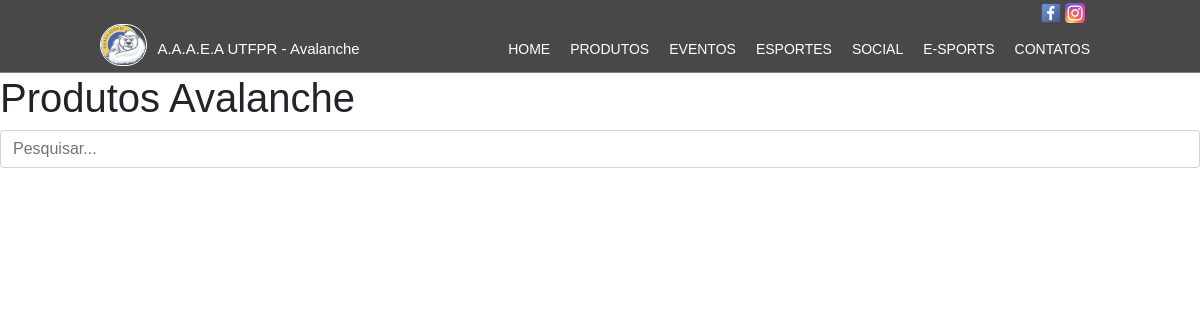
The page /Produtos/ on the database as committed earlier.
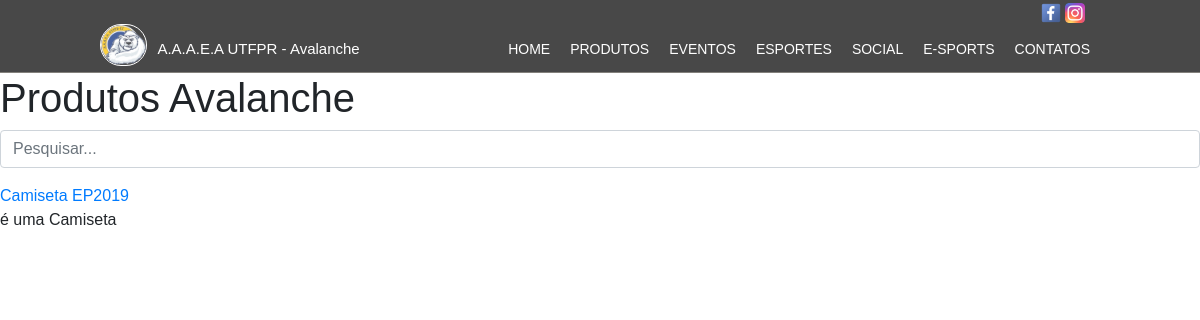
The same page on the database as committed later.
### ecommerce/models.py (models this page shows, shortened)
class produtobase(models.Model):
    name = models.CharField(max_length=255,null = False,blank = False,verbose_name='Nome')
    descricao = models.TextField(null = False,blank = False,verbose_name='Descrição')
    thumb = StdImageField(upload_to=get_file_path, null=True, blank=True, verbose_name='thumbnail')
    preco = models.DecimalField(decimal_places=2, max_digits=6, verbose_name='Preço')
    p_socio = models.DecimalField(decimal_places=2, max_digits=6, verbose_name='Preço para Sócio')
    slug = AutoSlugField(populate_from='name')
    class Meta:
        verbose_name = 'Produto Base'
        verbose_name_plural = 'Produtos Base'
        ordering = ['name']

### ecommerce/views.py (the view)
# urls.py: path('Produtos/', Lojinha.as_view(), name='Produtos'),
class Lojinha(ListView):
    template_name = 'Produtos.html'
    context_object_name = 'produtobase'
    paginate_by = 10
    ordering = '-pub_date'
    def get_queryset(self):
        queryset = produtobase.objects.all()
        q = self.request.GET.get('q', '')
        if q:
            queryset = queryset.filter(
                models.Q(name__icontains=q) | models.Q(descricao__icontains=q)
            )
        return queryset

### ecommerce/templates/Produtos.html (shortened to what this page needs)
{% extends 'Base.html' %}
{%load static%}
{%load bootstrap4 %}
{%block body%}
 <h1>Produtos Avalanche</h1>
<form class="navbar-form navbar-left" role="search" action="{% url 'Produtos' %}">
	        <div class="form-group">
	          <input name="q" type="text" class="form-control" placeholder="Pesquisar..." />
	        </div>
	      </form>
{%for Produto in page_obj %}
<a href="{%url 'ProdutosBase_view' Produto.slug %}">{{Produto.name}}</a>
<p>{{Produto.descricao}}</p>
{%endfor%}
{%endblock%}

### Avalancheutfpr/templates/Base.html (shortened to what this page needs)
{% load static %}
{%load bootstrap4 %}
<html>
	<head>
		<link href="{% static 'css/style.css' %}" rel="stylesheet"/>
		{% bootstrap_css %}
	</head>
    <body>
		<header class="topo flutuante">
			<nav class="topoint">
				<div class="toporight">
					<a href="https://www.facebook.com/avalancheutfpr/?epa=SEARCH_BOX" target="_blank"><image src="{% static 'assets/facebook.png' %}" border="0" width="20" height="20"/></a>
					<a href="https://www.instagram.com/avalancheutfpr/?hl=pt-br" target="_blank"><image src="{% static 'assets/instagram.png'%}" border="0" width="20" height="20"/></a>
				</div>
				<a href="{% url 'SobreNos' %}" title="Sobre nós"><div class="logo">
					<img src="{%static 'assets/logo.png'%}">
					<div class="logo_texto">A.A.A.E.A UTFPR - Avalanche</div>
				</div></a>
				<div class="menu">
					<ul>
						<li><a href="{% url 'Home' %}">HOME</a></li>
						<li><a href = "{% url 'Produtos'%}">PRODUTOS</a></li>
						<li><a href="{% url 'Eventos' %}">EVENTOS</a></li>
						<li><a href = "{% url 'Esportes'%}">ESPORTES</a></li>
						<li><a href = "{% url 'Social'%}">SOCIAL</a></li>
						<li><a href = "{% url 'E-sports'%}">E-SPORTS</a></li>
						<li><a href = "{% url 'Contatos'%}">CONTATOS</a></li>
					</ul>
				</div>
			</nav>
		</header>
		{%block body%}
		{%endblock%}
	</body>
</html>

### Avalancheutfpr/static/css/style.css (style rules this page uses)
* { font-family: Arial; }
body { margin: 0; padding: 0; }
.topo { height: 73px; background-color: #353535; opacity: 90%; border-bottom:1px solid #76746e; }
.flutuante { position: sticky; top: 0; }
.topoint { width: 1000px; height: 50px; margin:auto; color:white; }
.topoint a { color: white; }
.toporight { width: 80px; margin-left: 905px; text-align: right; }
.logo { float: left; font-size:24px; line-height: 50px; }
.logo img { height: 42px; border-radius: 50px; border:1px solid white; }
.logo_texto { height: 50px; float: right; line-height: 50px; font-size: 15px; margin-left: 10px; }
.menu { float: right; }
.menu ul, .menu li { margin: 0; padding: 0; list-style: none; }
.menu li { float: left; padding-left: 10px; padding-right: 10px; line-height: 50px; font-size: 14px; cursor: pointer; }
.menu a { text-decoration: none; }

Rows that differ between the two databases and show on the page:
added produtobase: name "Camiseta EP2019", descricao "é uma Camiseta"
